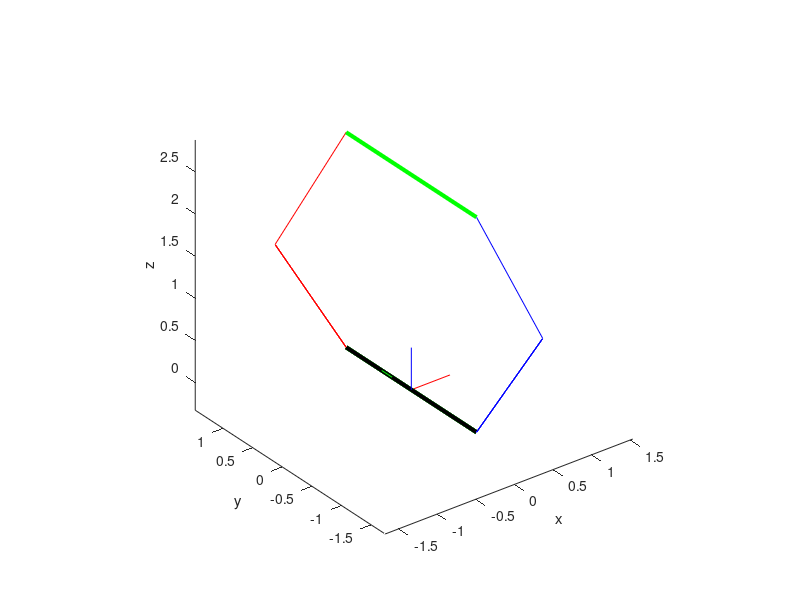

Write MATLAB code to recreate this figure.
% clc
% clear
% clf

l1 = 2.20;
l2 = 1.4725;
L1 = 2.20;
L2 = 1.4725;
deg = pi/180;

q11q12q21q22 = [pi/6, pi/3, pi/3, pi/3];
% q11q12q21q22 = [1.35283894173723    1.51568066620560    0.771619248250125    1.01963972090195];
q11 = q11q12q21q22(1);
q12 = q11q12q21q22(2);
q21 = q11q12q21q22(3);
q22 = q11q12q21q22(4);

x11 = sin(q11);
y11 = cos(q11);
x12 = sin(q12);
y12 = cos(q12);
x21 = sin(q21);
y21 = cos(q21);
x22 = sin(q22);
y22 = cos(q22);
% x1213 =  sin(q12 + q13);
% y1213 =  cos(q12 + q13);
% x2223 =  sin(q22 + q23);
% y2223 =  cos(q22 + q23);

% syms x
% C1 * x^8  + C2 * x^7 + C3 * x^6  + C4 * x^5 + C5 * x^4  + C6 * x^3 + C7 * x^2 + C8 * x^1 + C9 = 0;
% x = tan[(q12 + q13/2)/2]
% the coefficient matrix of the 8-degree polynomials equations
% the coefficient matrix of the 8-degree polynomials equation
% CoefficientMatrix8 = [C1, C2, C3, C4, C5, C6, C7, C8, C9];

A1 = l2 * x11;
A2 = l2 * x21;
A3 = l2 * x11 * y12 - l2 * x21 * y22;
A4 = l2 * y11;
A5 = l2 * y21;
A6 = l2 * y11 * y12 + l2 * y21 * y22 + l1;

C1 =  (A2^4 + 2*A2^2*A5^2 + A5^4)*x12^4 + (- 4*A2^4 - 8*A2^2*A5^2 - 4*A5^4)*x12^3*x22 + (6*A2^4 + 12*A2^2*A5^2 + 6*A5^4)*x12^2*x22^2 + (2*A1^2*A2^2 - 2*A1^2*A5^2 - 4*A1*A2^2*A3 - 8*A1*A2*A4*A5 + 8*A1*A2*A5*A6 + 4*A1*A3*A5^2 - 2*A2^4 + 2*A2^2*A3^2 - 2*A2^2*A4^2 + 4*A2^2*A4*A6 - 4*A2^2*A5^2 - 2*A2^2*A6^2 + 2*A2^2*l1^2 + 8*A2*A3*A4*A5 - 8*A2*A3*A5*A6 - 2*A3^2*A5^2 + 2*A4^2*A5^2 - 4*A4*A5^2*A6 - 2*A5^4 + 2*A5^2*A6^2 + 2*A5^2*l1^2)*x12^2 + (- 4*A2^4 - 8*A2^2*A5^2 - 4*A5^4)*x12*x22^3 + (- 4*A1^2*A2^2 + 4*A1^2*A5^2 + 8*A1*A2^2*A3 + 16*A1*A2*A4*A5 - 16*A1*A2*A5*A6 - 8*A1*A3*A5^2 + 4*A2^4 - 4*A2^2*A3^2 + 4*A2^2*A4^2 - 8*A2^2*A4*A6 + 8*A2^2*A5^2 + 4*A2^2*A6^2 - 4*A2^2*l1^2 - 16*A2*A3*A4*A5 + 16*A2*A3*A5*A6 + 4*A3^2*A5^2 - 4*A4^2*A5^2 + 8*A4*A5^2*A6 + 4*A5^4 - 4*A5^2*A6^2 - 4*A5^2*l1^2)*x12*x22 + (A2^4 + 2*A2^2*A5^2 + A5^4)*x22^4 + (2*A1^2*A2^2 - 2*A1^2*A5^2 - 4*A1*A2^2*A3 - 8*A1*A2*A4*A5 + 8*A1*A2*A5*A6 + 4*A1*A3*A5^2 - 2*A2^4 + 2*A2^2*A3^2 - 2*A2^2*A4^2 + 4*A2^2*A4*A6 - 4*A2^2*A5^2 - 2*A2^2*A6^2 + 2*A2^2*l1^2 + 8*A2*A3*A4*A5 - 8*A2*A3*A5*A6 - 2*A3^2*A5^2 + 2*A4^2*A5^2 - 4*A4*A5^2*A6 - 2*A5^4 + 2*A5^2*A6^2 + 2*A5^2*l1^2)*x22^2 + A1^4 - 4*A1^3*A3 - 2*A1^2*A2^2 + 6*A1^2*A3^2 + 2*A1^2*A4^2 - 4*A1^2*A4*A6 + 2*A1^2*A5^2 + 2*A1^2*A6^2 - 2*A1^2*l1^2 + 4*A1*A2^2*A3 + 8*A1*A2*A4*A5 - 8*A1*A2*A5*A6 - 4*A1*A3^3 - 4*A1*A3*A4^2 + 8*A1*A3*A4*A6 - 4*A1*A3*A5^2 - 4*A1*A3*A6^2 + 4*A1*A3*l1^2 + A2^4 - 2*A2^2*A3^2 + 2*A2^2*A4^2 - 4*A2^2*A4*A6 + 2*A2^2*A5^2 + 2*A2^2*A6^2 - 2*A2^2*l1^2 - 8*A2*A3*A4*A5 + 8*A2*A3*A5*A6 + A3^4 + 2*A3^2*A4^2 - 4*A3^2*A4*A6 + 2*A3^2*A5^2 + 2*A3^2*A6^2 - 2*A3^2*l1^2 + A4^4 - 4*A4^3*A6 - 2*A4^2*A5^2 + 6*A4^2*A6^2 - 2*A4^2*l1^2 + 4*A4*A5^2*A6 - 4*A4*A6^3 + 4*A4*A6*l1^2 + A5^4 - 2*A5^2*A6^2 - 2*A5^2*l1^2 + A6^4 - 2*A6^2*l1^2 + l1^4;
C2 =  (8*A2^4 + 16*A2^2*A5^2 + 8*A5^4)*x12^3 + (- 24*A2^4 - 48*A2^2*A5^2 - 24*A5^4)*x12^2*x22 + (24*A2^4 + 48*A2^2*A5^2 + 24*A5^4)*x12*x22^2 + (8*A1^2*A2^2 - 8*A1^2*A5^2 - 16*A1*A2^2*A3 - 32*A1*A2*A4*A5 + 32*A1*A2*A5*A6 + 16*A1*A3*A5^2 - 8*A2^4 + 8*A2^2*A3^2 - 8*A2^2*A4^2 + 16*A2^2*A4*A6 - 16*A2^2*A5^2 - 8*A2^2*A6^2 + 8*A2^2*l1^2 + 32*A2*A3*A4*A5 - 32*A2*A3*A5*A6 - 8*A3^2*A5^2 + 8*A4^2*A5^2 - 16*A4*A5^2*A6 - 8*A5^4 + 8*A5^2*A6^2 + 8*A5^2*l1^2)*x12 + (- 8*A2^4 - 16*A2^2*A5^2 - 8*A5^4)*x22^3 + (- 8*A1^2*A2^2 + 8*A1^2*A5^2 + 16*A1*A2^2*A3 + 32*A1*A2*A4*A5 - 32*A1*A2*A5*A6 - 16*A1*A3*A5^2 + 8*A2^4 - 8*A2^2*A3^2 + 8*A2^2*A4^2 - 16*A2^2*A4*A6 + 16*A2^2*A5^2 + 8*A2^2*A6^2 - 8*A2^2*l1^2 - 32*A2*A3*A4*A5 + 32*A2*A3*A5*A6 + 8*A3^2*A5^2 - 8*A4^2*A5^2 + 16*A4*A5^2*A6 + 8*A5^4 - 8*A5^2*A6^2 - 8*A5^2*l1^2)*x22;
C3 =  (4*A2^4 + 8*A2^2*A5^2 + 4*A5^4)*x12^4 + (- 16*A2^4 - 32*A2^2*A5^2 - 16*A5^4)*x12^3*x22 + (24*A2^4 + 48*A2^2*A5^2 + 24*A5^4)*x12^2*x22^2 + (16*A2^4 + 8*A2^2*A3^2 - 8*A1*A2^2*A3 + 32*A2^2*A5^2 - 8*A2^2*A6^2 + 8*A4*A2^2*A6 + 8*A2^2*l1^2 - 32*A2*A3*A5*A6 + 16*A4*A2*A3*A5 + 16*A1*A2*A5*A6 - 8*A3^2*A5^2 + 8*A1*A3*A5^2 + 16*A5^4 + 8*A5^2*A6^2 - 8*A4*A5^2*A6 + 8*A5^2*l1^2)*x12^2 + (- 16*A2^4 - 32*A2^2*A5^2 - 16*A5^4)*x12*x22^3 + (- 32*A2^4 - 16*A2^2*A3^2 + 16*A1*A2^2*A3 - 64*A2^2*A5^2 + 16*A2^2*A6^2 - 16*A4*A2^2*A6 - 16*A2^2*l1^2 + 64*A2*A3*A5*A6 - 32*A4*A2*A3*A5 - 32*A1*A2*A5*A6 + 16*A3^2*A5^2 - 16*A1*A3*A5^2 - 32*A5^4 - 16*A5^2*A6^2 + 16*A4*A5^2*A6 - 16*A5^2*l1^2)*x12*x22 + (4*A2^4 + 8*A2^2*A5^2 + 4*A5^4)*x22^4 + (16*A2^4 + 8*A2^2*A3^2 - 8*A1*A2^2*A3 + 32*A2^2*A5^2 - 8*A2^2*A6^2 + 8*A4*A2^2*A6 + 8*A2^2*l1^2 - 32*A2*A3*A5*A6 + 16*A4*A2*A3*A5 + 16*A1*A2*A5*A6 - 8*A3^2*A5^2 + 8*A1*A3*A5^2 + 16*A5^4 + 8*A5^2*A6^2 - 8*A4*A5^2*A6 + 8*A5^2*l1^2)*x22^2 - 4*A1^4 + 8*A1^3*A3 + 8*A1^2*A2^2 - 8*A1^2*A4^2 + 8*A1^2*A4*A6 - 8*A1^2*A5^2 - 8*A1*A2^2*A3 - 32*A1*A2*A4*A5 + 16*A1*A2*A5*A6 - 8*A1*A3^3 + 8*A1*A3*A4^2 + 8*A1*A3*A5^2 - 8*A1*A3*A6^2 + 8*A1*A3*l1^2 - 4*A2^4 - 8*A2^2*A4^2 + 8*A2^2*A4*A6 - 8*A2^2*A5^2 + 16*A2*A3*A4*A5 + 4*A3^4 - 8*A3^2*A4*A6 + 8*A3^2*A6^2 - 8*A3^2*l1^2 - 4*A4^4 + 8*A4^3*A6 + 8*A4^2*A5^2 - 8*A4*A5^2*A6 - 8*A4*A6^3 + 8*A4*A6*l1^2 - 4*A5^4 + 4*A6^4 - 8*A6^2*l1^2 + 4*l1^4;
C4 =  (24*A2^4 + 48*A2^2*A5^2 + 24*A5^4)*x12^3 + (- 72*A2^4 - 144*A2^2*A5^2 - 72*A5^4)*x12^2*x22 + (72*A2^4 + 144*A2^2*A5^2 + 72*A5^4)*x12*x22^2 + (- 8*A1^2*A2^2 + 8*A1^2*A5^2 - 16*A1*A2^2*A3 + 32*A1*A2*A4*A5 + 32*A1*A2*A5*A6 + 16*A1*A3*A5^2 + 8*A2^4 + 24*A2^2*A3^2 + 8*A2^2*A4^2 + 16*A2^2*A4*A6 + 16*A2^2*A5^2 - 24*A2^2*A6^2 + 24*A2^2*l1^2 + 32*A2*A3*A4*A5 - 96*A2*A3*A5*A6 - 24*A3^2*A5^2 - 8*A4^2*A5^2 - 16*A4*A5^2*A6 + 8*A5^4 + 24*A5^2*A6^2 + 24*A5^2*l1^2)*x12 + (- 24*A2^4 - 48*A2^2*A5^2 - 24*A5^4)*x22^3 + (8*A1^2*A2^2 - 8*A1^2*A5^2 + 16*A1*A2^2*A3 - 32*A1*A2*A4*A5 - 32*A1*A2*A5*A6 - 16*A1*A3*A5^2 - 8*A2^4 - 24*A2^2*A3^2 - 8*A2^2*A4^2 - 16*A2^2*A4*A6 - 16*A2^2*A5^2 + 24*A2^2*A6^2 - 24*A2^2*l1^2 - 32*A2*A3*A4*A5 + 96*A2*A3*A5*A6 + 24*A3^2*A5^2 + 8*A4^2*A5^2 + 16*A4*A5^2*A6 - 8*A5^4 - 24*A5^2*A6^2 - 24*A5^2*l1^2)*x22;
C5 =  (6*A2^4 + 12*A2^2*A5^2 + 6*A5^4)*x12^4 + (- 24*A2^4 - 48*A2^2*A5^2 - 24*A5^4)*x12^3*x22 + (36*A2^4 + 72*A2^2*A5^2 + 36*A5^4)*x12^2*x22^2 + (- 4*A1^2*A2^2 + 4*A1^2*A5^2 + 16*A1*A2*A4*A5 + 36*A2^4 + 12*A2^2*A3^2 + 4*A2^2*A4^2 + 72*A2^2*A5^2 - 12*A2^2*A6^2 + 12*A2^2*l1^2 - 48*A2*A3*A5*A6 - 12*A3^2*A5^2 - 4*A4^2*A5^2 + 36*A5^4 + 12*A5^2*A6^2 + 12*A5^2*l1^2)*x12^2 + (- 24*A2^4 - 48*A2^2*A5^2 - 24*A5^4)*x12*x22^3 + (8*A1^2*A2^2 - 8*A1^2*A5^2 - 32*A1*A2*A4*A5 - 72*A2^4 - 24*A2^2*A3^2 - 8*A2^2*A4^2 - 144*A2^2*A5^2 + 24*A2^2*A6^2 - 24*A2^2*l1^2 + 96*A2*A3*A5*A6 + 24*A3^2*A5^2 + 8*A4^2*A5^2 - 72*A5^4 - 24*A5^2*A6^2 - 24*A5^2*l1^2)*x12*x22 + (6*A2^4 + 12*A2^2*A5^2 + 6*A5^4)*x22^4 + (- 4*A1^2*A2^2 + 4*A1^2*A5^2 + 16*A1*A2*A4*A5 + 36*A2^4 + 12*A2^2*A3^2 + 4*A2^2*A4^2 + 72*A2^2*A5^2 - 12*A2^2*A6^2 + 12*A2^2*l1^2 - 48*A2*A3*A5*A6 - 12*A3^2*A5^2 - 4*A4^2*A5^2 + 36*A5^4 + 12*A5^2*A6^2 + 12*A5^2*l1^2)*x22^2 + 6*A1^4 - 12*A1^2*A2^2 - 12*A1^2*A3^2 + 12*A1^2*A4^2 + 12*A1^2*A5^2 - 4*A1^2*A6^2 + 4*A1^2*l1^2 + 48*A1*A2*A4*A5 - 16*A1*A3*A4*A6 + 6*A2^4 + 4*A2^2*A3^2 + 12*A2^2*A4^2 + 12*A2^2*A5^2 - 4*A2^2*A6^2 + 4*A2^2*l1^2 - 16*A2*A3*A5*A6 + 6*A3^4 - 4*A3^2*A4^2 - 4*A3^2*A5^2 + 12*A3^2*A6^2 - 12*A3^2*l1^2 + 6*A4^4 - 12*A4^2*A5^2 - 12*A4^2*A6^2 + 4*A4^2*l1^2 + 6*A5^4 + 4*A5^2*A6^2 + 4*A5^2*l1^2 + 6*A6^4 - 12*A6^2*l1^2 + 6*l1^4;
C6 = (24*A2^4 + 48*A2^2*A5^2 + 24*A5^4)*x12^3 + (- 72*A2^4 - 144*A2^2*A5^2 - 72*A5^4)*x12^2*x22 + (72*A2^4 + 144*A2^2*A5^2 + 72*A5^4)*x12*x22^2 + (- 8*A1^2*A2^2 + 8*A1^2*A5^2 + 16*A1*A2^2*A3 + 32*A1*A2*A4*A5 - 32*A1*A2*A5*A6 - 16*A1*A3*A5^2 + 8*A2^4 + 24*A2^2*A3^2 + 8*A2^2*A4^2 - 16*A2^2*A4*A6 + 16*A2^2*A5^2 - 24*A2^2*A6^2 + 24*A2^2*l1^2 - 32*A2*A3*A4*A5 - 96*A2*A3*A5*A6 - 24*A3^2*A5^2 - 8*A4^2*A5^2 + 16*A4*A5^2*A6 + 8*A5^4 + 24*A5^2*A6^2 + 24*A5^2*l1^2)*x12 + (- 24*A2^4 - 48*A2^2*A5^2 - 24*A5^4)*x22^3 + (8*A1^2*A2^2 - 8*A1^2*A5^2 - 16*A1*A2^2*A3 - 32*A1*A2*A4*A5 + 32*A1*A2*A5*A6 + 16*A1*A3*A5^2 - 8*A2^4 - 24*A2^2*A3^2 - 8*A2^2*A4^2 + 16*A2^2*A4*A6 - 16*A2^2*A5^2 + 24*A2^2*A6^2 - 24*A2^2*l1^2 + 32*A2*A3*A4*A5 + 96*A2*A3*A5*A6 + 24*A3^2*A5^2 + 8*A4^2*A5^2 - 16*A4*A5^2*A6 - 8*A5^4 - 24*A5^2*A6^2 - 24*A5^2*l1^2)*x22;
C7 = (4*A2^4 + 8*A2^2*A5^2 + 4*A5^4)*x12^4 + (- 16*A2^4 - 32*A2^2*A5^2 - 16*A5^4)*x12^3*x22 + (24*A2^4 + 48*A2^2*A5^2 + 24*A5^4)*x12^2*x22^2 + (16*A2^4 + 8*A2^2*A3^2 + 8*A1*A2^2*A3 + 32*A2^2*A5^2 - 8*A2^2*A6^2 - 8*A4*A2^2*A6 + 8*A2^2*l1^2 - 32*A2*A3*A5*A6 - 16*A4*A2*A3*A5 - 16*A1*A2*A5*A6 - 8*A3^2*A5^2 - 8*A1*A3*A5^2 + 16*A5^4 + 8*A5^2*A6^2 + 8*A4*A5^2*A6 + 8*A5^2*l1^2)*x12^2 + (- 16*A2^4 - 32*A2^2*A5^2 - 16*A5^4)*x12*x22^3 + (- 32*A2^4 - 16*A2^2*A3^2 - 16*A1*A2^2*A3 - 64*A2^2*A5^2 + 16*A2^2*A6^2 + 16*A4*A2^2*A6 - 16*A2^2*l1^2 + 64*A2*A3*A5*A6 + 32*A4*A2*A3*A5 + 32*A1*A2*A5*A6 + 16*A3^2*A5^2 + 16*A1*A3*A5^2 - 32*A5^4 - 16*A5^2*A6^2 - 16*A4*A5^2*A6 - 16*A5^2*l1^2)*x12*x22 + (4*A2^4 + 8*A2^2*A5^2 + 4*A5^4)*x22^4 + (16*A2^4 + 8*A2^2*A3^2 + 8*A1*A2^2*A3 + 32*A2^2*A5^2 - 8*A2^2*A6^2 - 8*A4*A2^2*A6 + 8*A2^2*l1^2 - 32*A2*A3*A5*A6 - 16*A4*A2*A3*A5 - 16*A1*A2*A5*A6 - 8*A3^2*A5^2 - 8*A1*A3*A5^2 + 16*A5^4 + 8*A5^2*A6^2 + 8*A4*A5^2*A6 + 8*A5^2*l1^2)*x22^2 - 4*A1^4 - 8*A1^3*A3 + 8*A1^2*A2^2 - 8*A1^2*A4^2 - 8*A1^2*A4*A6 - 8*A1^2*A5^2 + 8*A1*A2^2*A3 - 32*A1*A2*A4*A5 - 16*A1*A2*A5*A6 + 8*A1*A3^3 - 8*A1*A3*A4^2 - 8*A1*A3*A5^2 + 8*A1*A3*A6^2 - 8*A1*A3*l1^2 - 4*A2^4 - 8*A2^2*A4^2 - 8*A2^2*A4*A6 - 8*A2^2*A5^2 - 16*A2*A3*A4*A5 + 4*A3^4 + 8*A3^2*A4*A6 + 8*A3^2*A6^2 - 8*A3^2*l1^2 - 4*A4^4 - 8*A4^3*A6 + 8*A4^2*A5^2 + 8*A4*A5^2*A6 + 8*A4*A6^3 - 8*A4*A6*l1^2 - 4*A5^4 + 4*A6^4 - 8*A6^2*l1^2 + 4*l1^4;
C8 =  (8*A2^4 + 16*A2^2*A5^2 + 8*A5^4)*x12^3 + (- 24*A2^4 - 48*A2^2*A5^2 - 24*A5^4)*x12^2*x22 + (24*A2^4 + 48*A2^2*A5^2 + 24*A5^4)*x12*x22^2 + (8*A1^2*A2^2 - 8*A1^2*A5^2 + 16*A1*A2^2*A3 - 32*A1*A2*A4*A5 - 32*A1*A2*A5*A6 - 16*A1*A3*A5^2 - 8*A2^4 + 8*A2^2*A3^2 - 8*A2^2*A4^2 - 16*A2^2*A4*A6 - 16*A2^2*A5^2 - 8*A2^2*A6^2 + 8*A2^2*l1^2 - 32*A2*A3*A4*A5 - 32*A2*A3*A5*A6 - 8*A3^2*A5^2 + 8*A4^2*A5^2 + 16*A4*A5^2*A6 - 8*A5^4 + 8*A5^2*A6^2 + 8*A5^2*l1^2)*x12 + (- 8*A2^4 - 16*A2^2*A5^2 - 8*A5^4)*x22^3 + (- 8*A1^2*A2^2 + 8*A1^2*A5^2 - 16*A1*A2^2*A3 + 32*A1*A2*A4*A5 + 32*A1*A2*A5*A6 + 16*A1*A3*A5^2 + 8*A2^4 - 8*A2^2*A3^2 + 8*A2^2*A4^2 + 16*A2^2*A4*A6 + 16*A2^2*A5^2 + 8*A2^2*A6^2 - 8*A2^2*l1^2 + 32*A2*A3*A4*A5 + 32*A2*A3*A5*A6 + 8*A3^2*A5^2 - 8*A4^2*A5^2 - 16*A4*A5^2*A6 + 8*A5^4 - 8*A5^2*A6^2 - 8*A5^2*l1^2)*x22;
C9 =  (A2^4 + 2*A2^2*A5^2 + A5^4)*x12^4 + (- 4*A2^4 - 8*A2^2*A5^2 - 4*A5^4)*x12^3*x22 + (6*A2^4 + 12*A2^2*A5^2 + 6*A5^4)*x12^2*x22^2 + (2*A1^2*A2^2 - 2*A1^2*A5^2 + 4*A1*A2^2*A3 - 8*A1*A2*A4*A5 - 8*A1*A2*A5*A6 - 4*A1*A3*A5^2 - 2*A2^4 + 2*A2^2*A3^2 - 2*A2^2*A4^2 - 4*A2^2*A4*A6 - 4*A2^2*A5^2 - 2*A2^2*A6^2 + 2*A2^2*l1^2 - 8*A2*A3*A4*A5 - 8*A2*A3*A5*A6 - 2*A3^2*A5^2 + 2*A4^2*A5^2 + 4*A4*A5^2*A6 - 2*A5^4 + 2*A5^2*A6^2 + 2*A5^2*l1^2)*x12^2 + (- 4*A2^4 - 8*A2^2*A5^2 - 4*A5^4)*x12*x22^3 + (- 4*A1^2*A2^2 + 4*A1^2*A5^2 - 8*A1*A2^2*A3 + 16*A1*A2*A4*A5 + 16*A1*A2*A5*A6 + 8*A1*A3*A5^2 + 4*A2^4 - 4*A2^2*A3^2 + 4*A2^2*A4^2 + 8*A2^2*A4*A6 + 8*A2^2*A5^2 + 4*A2^2*A6^2 - 4*A2^2*l1^2 + 16*A2*A3*A4*A5 + 16*A2*A3*A5*A6 + 4*A3^2*A5^2 - 4*A4^2*A5^2 - 8*A4*A5^2*A6 + 4*A5^4 - 4*A5^2*A6^2 - 4*A5^2*l1^2)*x12*x22 + (A2^4 + 2*A2^2*A5^2 + A5^4)*x22^4 + (2*A1^2*A2^2 - 2*A1^2*A5^2 + 4*A1*A2^2*A3 - 8*A1*A2*A4*A5 - 8*A1*A2*A5*A6 - 4*A1*A3*A5^2 - 2*A2^4 + 2*A2^2*A3^2 - 2*A2^2*A4^2 - 4*A2^2*A4*A6 - 4*A2^2*A5^2 - 2*A2^2*A6^2 + 2*A2^2*l1^2 - 8*A2*A3*A4*A5 - 8*A2*A3*A5*A6 - 2*A3^2*A5^2 + 2*A4^2*A5^2 + 4*A4*A5^2*A6 - 2*A5^4 + 2*A5^2*A6^2 + 2*A5^2*l1^2)*x22^2 + A1^4 + 4*A1^3*A3 - 2*A1^2*A2^2 + 6*A1^2*A3^2 + 2*A1^2*A4^2 + 4*A1^2*A4*A6 + 2*A1^2*A5^2 + 2*A1^2*A6^2 - 2*A1^2*l1^2 - 4*A1*A2^2*A3 + 8*A1*A2*A4*A5 + 8*A1*A2*A5*A6 + 4*A1*A3^3 + 4*A1*A3*A4^2 + 8*A1*A3*A4*A6 + 4*A1*A3*A5^2 + 4*A1*A3*A6^2 - 4*A1*A3*l1^2 + A2^4 - 2*A2^2*A3^2 + 2*A2^2*A4^2 + 4*A2^2*A4*A6 + 2*A2^2*A5^2 + 2*A2^2*A6^2 - 2*A2^2*l1^2 + 8*A2*A3*A4*A5 + 8*A2*A3*A5*A6 + A3^4 + 2*A3^2*A4^2 + 4*A3^2*A4*A6 + 2*A3^2*A5^2 + 2*A3^2*A6^2 - 2*A3^2*l1^2 + A4^4 + 4*A4^3*A6 - 2*A4^2*A5^2 + 6*A4^2*A6^2 - 2*A4^2*l1^2 - 4*A4*A5^2*A6 + 4*A4*A6^3 - 4*A4*A6*l1^2 + A5^4 - 2*A5^2*A6^2 - 2*A5^2*l1^2 + A6^4 - 2*A6^2*l1^2 + l1^4;

% the coefficient matrix of the 8-degree polynomials equation
CoefficientMatrix8 = [C1, C2, C3, C4, C5, C6, C7, C8, C9];

% calculate the root of the 8-degree polynomials equation
x = roots(CoefficientMatrix8);

% get the value of real number (+/-)
x = x(imag(x) == 0);
NumRealq13 = length (x);

% the final value of "+/-theta13" 
% the programm should judge the sign of the value

% For real elements of X, atan(X) returns values in the interval [-pi/2,pi/2]
 q13all = 2 * atan(x) - q12;
 for k = 1:length(x)
         q13all(k*2 + 1) =  2 * (- pi + atan(x(k))) - q12;
         q13all(k*2 + 2) =  2 * (  pi + atan(x(k))) - q12;
 end
%  q13all*180/pi;
%  q13all = (q13all*180/pi + 180)*pi/180
%  q12*180/pi
 
%% ------------------Obtain all of the correct values and assign to q13q23-------------------------
% numbers of i and j are used to count the possible values that satisfy the
% condiation of C1z = C2z; And then, assign all the possible values to
% matrix q13q23;

 i = 1;
 for Numq13 = 1:NumRealq13
     
     q13SingleValue = q13all(Numq13);
     j = 0;
%     %% -------------- Calculate the value of q23 (theta23) ----------------
%      % Using the following function to calculate the value of q23
%      % L2 * cos(q23)^2 + (D1 * cos(q13) + D2) * cos(q23) + (L2 * cos(q13)^2 + E1 * cos(q13) + E2) = 0
%      % the coefficient matrix of the 2-degree polynomials equations
%      K1 = L2;
%      K2 = D1 * cos(q12 + q13SingleValue) + D2;
%      K3 = L2 * cos(q12 + q13SingleValue)^2 + E1 * cos(q12 + q13SingleValue) + E2;
%      
%      % the coefficient matrix of the 2-degree polynomials equation
%      CoefficientMatrix2 = [K1, K2, K3];
%      
%      % calculate the root of the 2-degree polynomials equation
%      cosq23 = roots(CoefficientMatrix2);
%      
%      % get the value of real number (+/-)
%      cosq23 = cosq23(imag(cosq23) == 0);
%      cosq23 = cosq23(abs(cosq23) <= 1);
%      NumRealq23 = length (cosq23);
%      
%      % the final value of "+/-theta13"
%      q23all = acos(cosq23) - q22;     
%      q23all * 180 / pi
     
    %% 
    % (q22+q23all)*180/pi
    % sin(q12) + sin(q12+q13SingleValue) - sin(q22) - sin(q22+q23all) == 0 
    %  For real elements of x in the interval [-1,1], asin(x) returns values in the interval [-pi/2,pi/2]
    q23all(1) = asin(sin(q12) + sin(q12 + q13SingleValue) - sin(q22)) - q22;
    if asin(sin(q12) + sin(q12 + q13SingleValue) - sin(q22)) < 0
        q23all(2) =  - pi - asin(sin(q12) + sin(q12 + q13SingleValue) - sin(q22)) - q22;
    elseif asin(sin(q12) + sin(q12 + q13SingleValue) - sin(q22)) > 0
        q23all(2) =  pi - asin(sin(q12) + sin(q12 + q13SingleValue) - sin(q22)) - q22;
    else
    end
    q23all * 180 / pi;
      
     for Numq23 = 1:length(q23all)
         
         q23SingleValue = q23all(Numq23);
       %% -----------------------Get the output values of Moving Platform-----------------------
        %%--------------------Calculate the position of Ai Bi Ci------------------
         A1 = [0, -L1/2, 0];
         B1 = [L2 * cos(q12) * sin(q11), -L1/2 - L2 * cos(q12) * cos(q11), L2 * sin(q12)];
         C1 = [L2 * (cos(q12) + cos(q12 + q13SingleValue)) * sin(q11), -L1/2 - L2 * (cos(q12) + cos(q12 + q13SingleValue)) * cos(q11), L2 * (sin(q12) + sin(q12 + q13SingleValue))];
         
         A2 = [0, L1/2, 0];
         B2 = [- L2 * cos(q22) * sin(q21), L1/2 + L2 * cos(q22) * cos(q21), L2 * sin(q22)];
         C2 = [- L2 * (cos(q22) + cos(q22 + q23SingleValue)) * sin(q21), L1/2 + L2 * (cos(q22) + cos(q22 + q23SingleValue)) * cos(q21), L2 * (sin(q22) + sin(q22 + q23SingleValue))];
         %%------------------------------------------------------------------------
        
        % Get rid of the undesired points
        if abs(C1(3) - C2(3)) > 1e-8 || norm(C1 - C2) - L1 > 1e-8 
            continue;
        end
        
        % assign the values to q13q23
        q13 = q13SingleValue;
        q23 = q23SingleValue;
        
        % Calculate the center point of moving platform
        p(i+j,1:3) = (C1 + C2) / 2;
        C1C2 = C2 - C1;
        yaxis = [0, 1, 0];
        % Judge the direction of the rotation around Z-axis
        directionC1C2Xxaxis = cross(C1C2, yaxis);
        if directionC1C2Xxaxis(3) < 0
            gamma(i+j) = -acos((C1C2 * yaxis')/(norm(C1C2)* norm(yaxis)));
        else
            gamma(i+j) = acos((C1C2 * yaxis')/(norm(C1C2)* norm(yaxis)));
        end
        gamma(i+j) * 180 / pi;
        p(i+j,4:6) = [0, 0, gamma(i+j)];
        ABC(i+j,:) = [A1, B1, C1, A2, B2, C2];
        
        %%-------------------------q14q15 and q24q25------------------------------
        % Calculate the angles of q14q15 and q24q25
        q14 = pi - q12 - q13;% Actually, it should be:q14 = q12 + q13 - pi/2;
        q15 = -q11 - gamma(i+j);
        q24 = pi - q22 - q23;%Actually, it should be:q14 = q22 + q23 - pi/2;
        q25 = q21 - gamma(i+j);
        %%------------------------------------------------------------------------
        %%-------------------------q11-q15 and q21-q25------------------------------
        q1q2(i+j,:) = [q11, q12, q13, q14, q15, q21, q22, q23, q24, q25];
        
        j = j + 1;
        %% --------------------Plot the mechanism Ai Bi Ci------------------
        PA1B1C1x = [A1(1), B1(1), C1(1)];
        PA1B1C1y = [A1(2), B1(2), C1(2)];
        PA1B1C1z = [A1(3), B1(3), C1(3)];
        plot3(PA1B1C1x, PA1B1C1y, PA1B1C1z,'b-'); hold on;
        
        PA2B2C2x = [A2(1), B2(1), C2(1)];
        PA2B2C2y = [A2(2), B2(2), C2(2)];
        PA2B2C2z = [A2(3), B2(3), C2(3)];
        plot3(PA2B2C2x, PA2B2C2y, PA2B2C2z,'r-'); hold on;
        
        PC1C2x = [C1(1), C2(1)];
        PC1C2y = [C1(2), C2(2)];
        PC1C2z = [C1(3), C2(3)];
        plot3(PC1C2x, PC1C2y, PC1C2z,'g-','linewidth',3); hold on;
        
        PA1A2x = [A1(1), A2(1)];
        PA1A2y = [A1(2), A2(2)];
        PA1A2z = [A1(3), A2(3)];
        
        plot3(PA1A2x, PA1A2y, PA1A2z,'k-','linewidth',3); hold on;
        %grid on;
        %axis equal;
        xlabel('x');
        ylabel('y');
        zlabel('z');
        axis equal;
    end
    i = i + j;
end

%----------------- plot xyz axes of base point --------------
x_axis = [0.5 0 0];
y_axis = [0 0.5 0];
z_axis = [0 0 0.5];
OP= [0 0 0];
xyz = [OP;x_axis;OP;y_axis;OP;z_axis];
i = 1:2;
plot3(xyz(i,1),xyz(i,2),xyz(i,3),'-r');
i = 3:4;
plot3(xyz(i,1),xyz(i,2),xyz(i,3),'-g');
i = 5:6;
plot3(xyz(i,1),xyz(i,2),xyz(i,3),'-b');
%-----------------------------------------------------------

%%Here is used to judge the existance of the solution
if i == 1
    display('No solution for this input, Calculation process is stopped');
    p = [];
    ABC = [];
    q1q2 = [0, pi/4, pi/2, -pi/4, 0, 0, pi/4, pi/2, -pi/4, 0];
end
